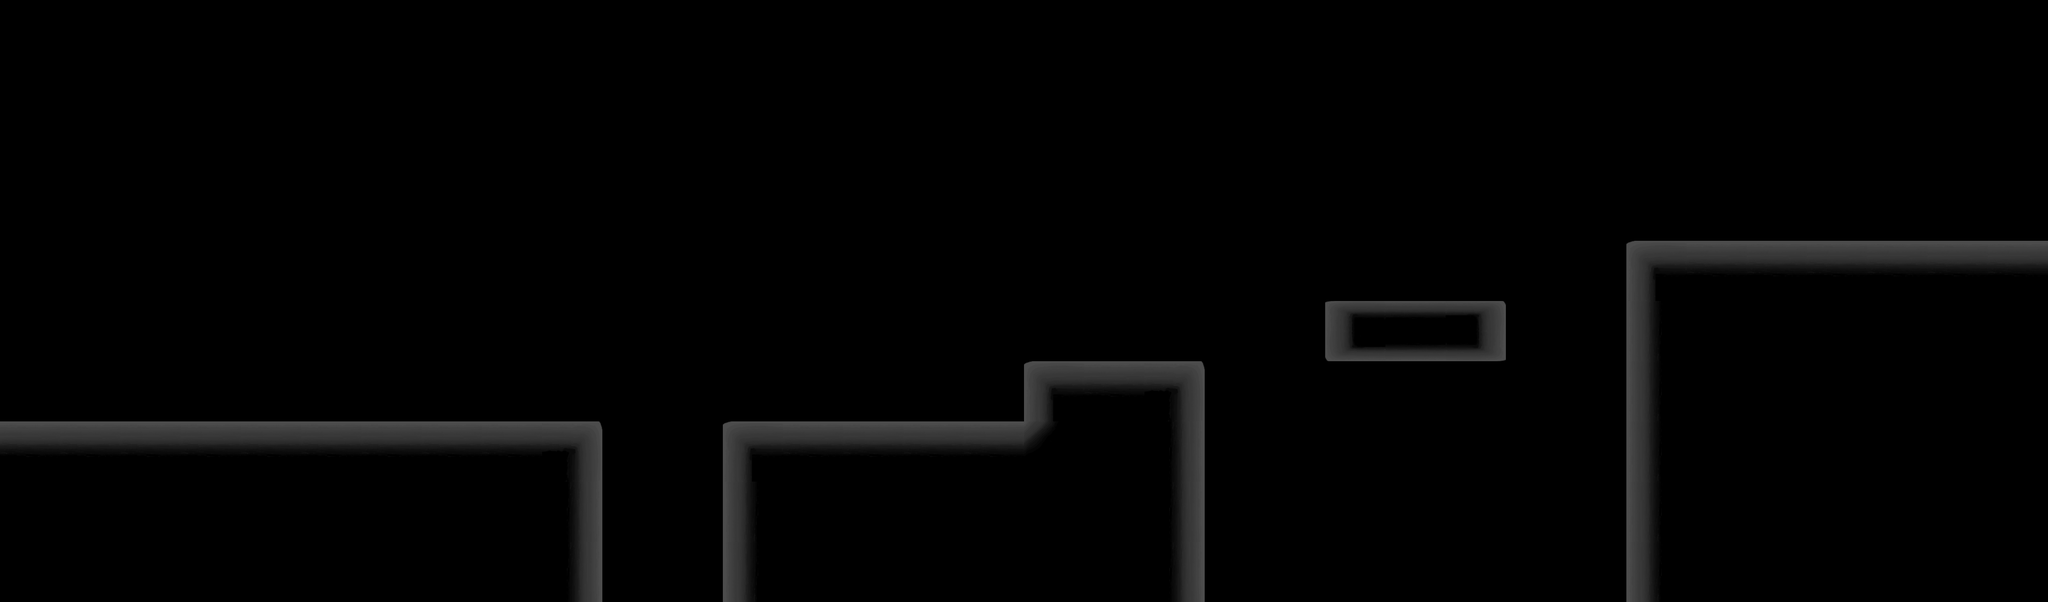

A level layout from a 2D game, rendered from its tile map. Below: a short description, then the map file with tile-grid data replaced by summaries:
An orthogonal 34x10 tile map with 128x128 px tiles, 1 tile layer (Tile Layer 1), 2 tilesets and 2 objects (2x Barrel).

<map version="1.0" orientation="orthogonal" width="34" height="10" tilewidth="128" tileheight="128">
 <tileset firstgid="1" name="tiles_spritesheet" tilewidth="128" tileheight="128">
  <image source="tiles_spritesheet.png" width="1040" height="260" />
 </tileset>
 <tileset firstgid="17" name="tiles_spritesheet" tilewidth="128" tileheight="128" spacing="2" margin="1">
  <image source="tiles_spritesheet.png" width="1040" height="260" />
 </tileset>
 <layer name="Tile Layer 1" width="34" height="10">
  <data>[340 cells, 102 non-empty, 10 distinct tile ids]</data>
 </layer>
 <objectgroup name="Object Layer 1" width="34" height="10">
  <object name="Barrel" x="1022" y="896" />
  <object name="Barrel" x="1117" y="896" />
 </objectgroup>
</map>
